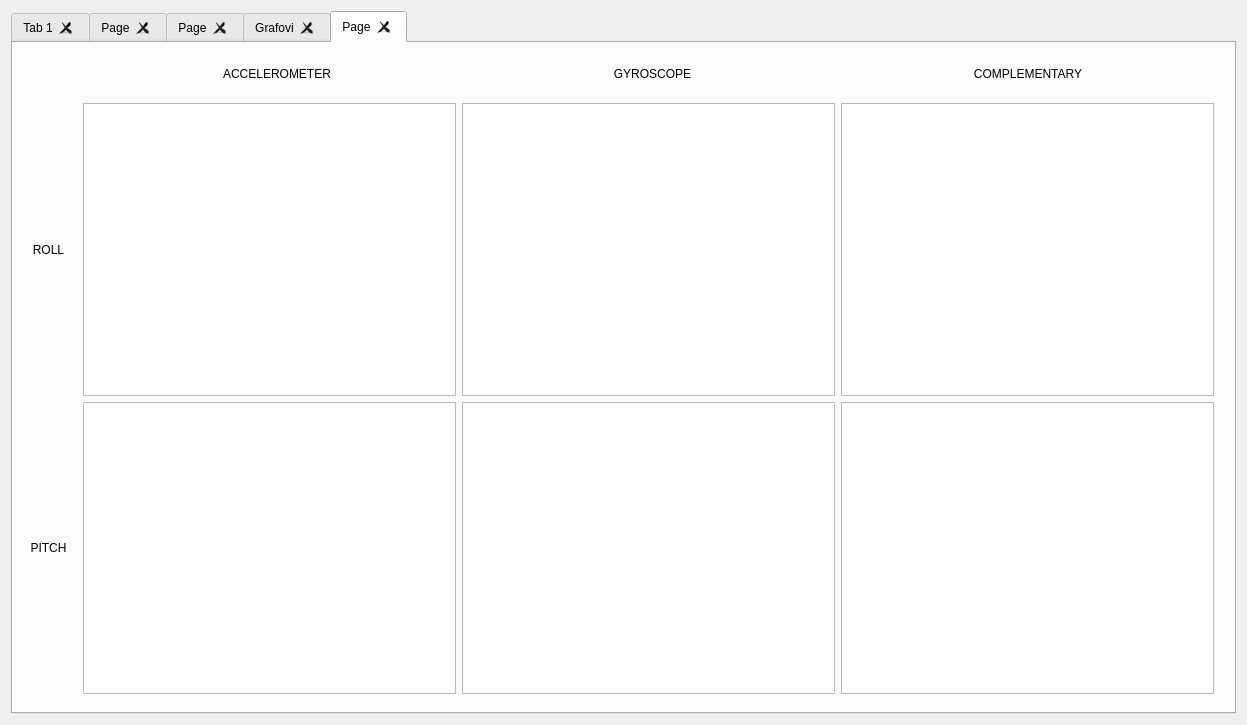
<?xml version="1.0" encoding="UTF-8"?>
<ui version="4.0">
 <class>Dialog</class>
 <widget class="QDialog" name="Dialog">
  <property name="geometry">
   <rect>
    <x>0</x>
    <y>0</y>
    <width>1247</width>
    <height>725</height>
   </rect>
  </property>
  <property name="windowTitle">
   <string>Dialog</string>
  </property>
  <layout class="QHBoxLayout" name="horizontalLayout_2">
   <item>
    <widget class="QTabWidget" name="tab2">
     <property name="toolTip">
      <string>&lt;html&gt;&lt;head/&gt;&lt;body&gt;&lt;p&gt;&lt;br/&gt;&lt;/p&gt;&lt;/body&gt;&lt;/html&gt;</string>
     </property>
     <property name="whatsThis">
      <string>&lt;html&gt;&lt;head/&gt;&lt;body&gt;&lt;p&gt;&lt;br/&gt;&lt;/p&gt;&lt;/body&gt;&lt;/html&gt;</string>
     </property>
     <property name="styleSheet">
      <string notr="true"/>
     </property>
     <property name="currentIndex">
      <number>4</number>
     </property>
     <property name="tabsClosable">
      <bool>true</bool>
     </property>
     <property name="movable">
      <bool>true</bool>
     </property>
     <widget class="QWidget" name="tab">
      <attribute name="title">
       <string>Tab 1</string>
      </attribute>
      <widget class="QTextEdit" name="textEdit">
       <property name="geometry">
        <rect>
         <x>160</x>
         <y>20</y>
         <width>104</width>
         <height>71</height>
        </rect>
       </property>
      </widget>
      <widget class="QDialogButtonBox" name="buttonBox">
       <property name="geometry">
        <rect>
         <x>20</x>
         <y>220</y>
         <width>341</width>
         <height>32</height>
        </rect>
       </property>
       <property name="orientation">
        <enum>Qt::Horizontal</enum>
       </property>
       <property name="standardButtons">
        <set>QDialogButtonBox::Cancel|QDialogButtonBox::Ok</set>
       </property>
      </widget>
      <widget class="QLCDNumber" name="lcdNumber">
       <property name="geometry">
        <rect>
         <x>120</x>
         <y>130</y>
         <width>131</width>
         <height>61</height>
        </rect>
       </property>
      </widget>
      <widget class="QDial" name="dial">
       <property name="geometry">
        <rect>
         <x>330</x>
         <y>20</y>
         <width>50</width>
         <height>64</height>
        </rect>
       </property>
      </widget>
      <widget class="QPushButton" name="pushButton">
       <property name="geometry">
        <rect>
         <x>70</x>
         <y>40</y>
         <width>75</width>
         <height>23</height>
        </rect>
       </property>
       <property name="text">
        <string>PushButton</string>
       </property>
      </widget>
      <widget class="QLCDNumber" name="lcdNumber_2">
       <property name="geometry">
        <rect>
         <x>290</x>
         <y>130</y>
         <width>131</width>
         <height>61</height>
        </rect>
       </property>
      </widget>
     </widget>
     <widget class="QWidget" name="tab_3">
      <attribute name="title">
       <string>Page</string>
      </attribute>
      <widget class="QLabel" name="label">
       <property name="geometry">
        <rect>
         <x>90</x>
         <y>20</y>
         <width>71</width>
         <height>16</height>
        </rect>
       </property>
       <property name="text">
        <string>Akcelerometar</string>
       </property>
      </widget>
      <widget class="QLabel" name="label_5">
       <property name="geometry">
        <rect>
         <x>340</x>
         <y>20</y>
         <width>41</width>
         <height>16</height>
        </rect>
       </property>
       <property name="text">
        <string>Žiroskop</string>
       </property>
      </widget>
      <widget class="QLabel" name="label_6">
       <property name="geometry">
        <rect>
         <x>560</x>
         <y>20</y>
         <width>71</width>
         <height>16</height>
        </rect>
       </property>
       <property name="text">
        <string>Magnetometar</string>
       </property>
      </widget>
      <widget class="QWidget" name="horizontalLayoutWidget">
       <property name="geometry">
        <rect>
         <x>40</x>
         <y>50</y>
         <width>161</width>
         <height>231</height>
        </rect>
       </property>
       <layout class="QHBoxLayout" name="horizontalLayout">
        <item>
         <layout class="QVBoxLayout" name="verticalLayout_2">
          <item>
           <widget class="QLabel" name="label_13">
            <property name="text">
             <string>X</string>
            </property>
           </widget>
          </item>
          <item>
           <widget class="QLabel" name="label_14">
            <property name="text">
             <string>Y</string>
            </property>
           </widget>
          </item>
          <item>
           <widget class="QLabel" name="label_15">
            <property name="text">
             <string>Z</string>
            </property>
           </widget>
          </item>
         </layout>
        </item>
        <item>
         <spacer name="horizontalSpacer">
          <property name="orientation">
           <enum>Qt::Horizontal</enum>
          </property>
          <property name="sizeHint" stdset="0">
           <size>
            <width>40</width>
            <height>20</height>
           </size>
          </property>
         </spacer>
        </item>
        <item>
         <layout class="QVBoxLayout" name="verticalLayout">
          <item>
           <widget class="QLCDNumber" name="xAcceleration">
            <property name="digitCount">
             <number>10</number>
            </property>
           </widget>
          </item>
          <item>
           <widget class="QLCDNumber" name="yAcceleration">
            <property name="digitCount">
             <number>10</number>
            </property>
           </widget>
          </item>
          <item>
           <widget class="QLCDNumber" name="zAcceleration">
            <property name="digitCount">
             <number>10</number>
            </property>
           </widget>
          </item>
         </layout>
        </item>
       </layout>
      </widget>
      <widget class="QWidget" name="horizontalLayoutWidget_3">
       <property name="geometry">
        <rect>
         <x>280</x>
         <y>50</y>
         <width>161</width>
         <height>231</height>
        </rect>
       </property>
       <layout class="QHBoxLayout" name="horizontalLayout_4">
        <item>
         <layout class="QVBoxLayout" name="verticalLayout_5">
          <item>
           <widget class="QLabel" name="label_31">
            <property name="text">
             <string>X</string>
            </property>
           </widget>
          </item>
          <item>
           <widget class="QLabel" name="label_32">
            <property name="text">
             <string>Y</string>
            </property>
           </widget>
          </item>
          <item>
           <widget class="QLabel" name="label_33">
            <property name="text">
             <string>Z</string>
            </property>
           </widget>
          </item>
         </layout>
        </item>
        <item>
         <spacer name="horizontalSpacer_3">
          <property name="orientation">
           <enum>Qt::Horizontal</enum>
          </property>
          <property name="sizeHint" stdset="0">
           <size>
            <width>40</width>
            <height>20</height>
           </size>
          </property>
         </spacer>
        </item>
        <item>
         <layout class="QVBoxLayout" name="verticalLayout_6">
          <item>
           <widget class="QLCDNumber" name="xGyroscope">
            <property name="digitCount">
             <number>10</number>
            </property>
           </widget>
          </item>
          <item>
           <widget class="QLCDNumber" name="yGyroscope">
            <property name="digitCount">
             <number>10</number>
            </property>
           </widget>
          </item>
          <item>
           <widget class="QLCDNumber" name="zGyroscope">
            <property name="digitCount">
             <number>10</number>
            </property>
           </widget>
          </item>
         </layout>
        </item>
       </layout>
      </widget>
      <widget class="QWidget" name="horizontalLayoutWidget_4">
       <property name="geometry">
        <rect>
         <x>520</x>
         <y>50</y>
         <width>161</width>
         <height>231</height>
        </rect>
       </property>
       <layout class="QHBoxLayout" name="horizontalLayout_5">
        <item>
         <layout class="QVBoxLayout" name="verticalLayout_7">
          <item>
           <widget class="QLabel" name="label_34">
            <property name="text">
             <string>X</string>
            </property>
           </widget>
          </item>
          <item>
           <widget class="QLabel" name="label_35">
            <property name="text">
             <string>Y</string>
            </property>
           </widget>
          </item>
          <item>
           <widget class="QLabel" name="label_36">
            <property name="text">
             <string>Z</string>
            </property>
           </widget>
          </item>
         </layout>
        </item>
        <item>
         <spacer name="horizontalSpacer_4">
          <property name="orientation">
           <enum>Qt::Horizontal</enum>
          </property>
          <property name="sizeHint" stdset="0">
           <size>
            <width>40</width>
            <height>20</height>
           </size>
          </property>
         </spacer>
        </item>
        <item>
         <layout class="QVBoxLayout" name="verticalLayout_8">
          <item>
           <widget class="QLCDNumber" name="xMagnetometer">
            <property name="digitCount">
             <number>10</number>
            </property>
           </widget>
          </item>
          <item>
           <widget class="QLCDNumber" name="yMagnetometer">
            <property name="digitCount">
             <number>10</number>
            </property>
           </widget>
          </item>
          <item>
           <widget class="QLCDNumber" name="zMagnetometer">
            <property name="digitCount">
             <number>10</number>
            </property>
           </widget>
          </item>
         </layout>
        </item>
       </layout>
      </widget>
      <widget class="QWidget" name="horizontalLayoutWidget_5">
       <property name="geometry">
        <rect>
         <x>40</x>
         <y>320</y>
         <width>161</width>
         <height>231</height>
        </rect>
       </property>
       <layout class="QHBoxLayout" name="horizontalLayout_6">
        <item>
         <layout class="QVBoxLayout" name="verticalLayout_9">
          <item>
           <widget class="QLabel" name="label_37">
            <property name="text">
             <string>Roll</string>
            </property>
           </widget>
          </item>
          <item>
           <widget class="QLabel" name="label_38">
            <property name="text">
             <string>Pitch</string>
            </property>
           </widget>
          </item>
          <item>
           <widget class="QLabel" name="label_39">
            <property name="text">
             <string>Yaw</string>
            </property>
           </widget>
          </item>
         </layout>
        </item>
        <item>
         <spacer name="horizontalSpacer_5">
          <property name="orientation">
           <enum>Qt::Horizontal</enum>
          </property>
          <property name="sizeHint" stdset="0">
           <size>
            <width>40</width>
            <height>20</height>
           </size>
          </property>
         </spacer>
        </item>
        <item>
         <layout class="QVBoxLayout" name="verticalLayout_10">
          <item>
           <widget class="QLCDNumber" name="roll">
            <property name="digitCount">
             <number>10</number>
            </property>
           </widget>
          </item>
          <item>
           <widget class="QLCDNumber" name="pitch">
            <property name="digitCount">
             <number>10</number>
            </property>
           </widget>
          </item>
          <item>
           <widget class="QLCDNumber" name="yaw">
            <property name="digitCount">
             <number>10</number>
            </property>
           </widget>
          </item>
         </layout>
        </item>
       </layout>
      </widget>
     </widget>
     <widget class="QWidget" name="tab_2">
      <attribute name="title">
       <string>Page</string>
      </attribute>
      <widget class="QProgressBar" name="progressBar">
       <property name="geometry">
        <rect>
         <x>170</x>
         <y>190</y>
         <width>181</width>
         <height>51</height>
        </rect>
       </property>
       <property name="value">
        <number>0</number>
       </property>
      </widget>
      <widget class="QPushButton" name="startButton">
       <property name="geometry">
        <rect>
         <x>100</x>
         <y>80</y>
         <width>101</width>
         <height>41</height>
        </rect>
       </property>
       <property name="text">
        <string>Start</string>
       </property>
      </widget>
      <widget class="QLabel" name="label_16">
       <property name="geometry">
        <rect>
         <x>220</x>
         <y>340</y>
         <width>61</width>
         <height>41</height>
        </rect>
       </property>
       <property name="text">
        <string>X_GYR_SR</string>
       </property>
      </widget>
      <widget class="QLabel" name="label_17">
       <property name="geometry">
        <rect>
         <x>460</x>
         <y>340</y>
         <width>61</width>
         <height>41</height>
        </rect>
       </property>
       <property name="text">
        <string>Y_GYR_SR</string>
       </property>
      </widget>
      <widget class="QLabel" name="label_18">
       <property name="geometry">
        <rect>
         <x>670</x>
         <y>340</y>
         <width>61</width>
         <height>41</height>
        </rect>
       </property>
       <property name="text">
        <string>Z_GYR_SR</string>
       </property>
      </widget>
      <widget class="QLCDNumber" name="xgyrsr">
       <property name="geometry">
        <rect>
         <x>150</x>
         <y>390</y>
         <width>181</width>
         <height>51</height>
        </rect>
       </property>
       <property name="smallDecimalPoint">
        <bool>true</bool>
       </property>
      </widget>
      <widget class="QLCDNumber" name="ygyrsr">
       <property name="geometry">
        <rect>
         <x>380</x>
         <y>390</y>
         <width>181</width>
         <height>51</height>
        </rect>
       </property>
       <property name="smallDecimalPoint">
        <bool>true</bool>
       </property>
      </widget>
      <widget class="QLCDNumber" name="zgyrsr">
       <property name="geometry">
        <rect>
         <x>640</x>
         <y>390</y>
         <width>181</width>
         <height>51</height>
        </rect>
       </property>
       <property name="smallDecimalPoint">
        <bool>true</bool>
       </property>
      </widget>
     </widget>
     <widget class="QWidget" name="Grafovi">
      <property name="toolTip">
       <string>Graf</string>
      </property>
      <property name="statusTip">
       <string>Graf</string>
      </property>
      <property name="whatsThis">
       <string>Graf</string>
      </property>
      <property name="accessibleName">
       <string>Graf</string>
      </property>
      <property name="accessibleDescription">
       <string>Graf</string>
      </property>
      <property name="autoFillBackground">
       <bool>false</bool>
      </property>
      <property name="styleSheet">
       <string notr="true"/>
      </property>
      <attribute name="title">
       <string>Grafovi</string>
      </attribute>
      <widget class="QWidget" name="gridLayoutWidget">
       <property name="geometry">
        <rect>
         <x>40</x>
         <y>40</y>
         <width>861</width>
         <height>591</height>
        </rect>
       </property>
       <layout class="QGridLayout" name="gridLayout">
        <item row="0" column="2">
         <widget class="PlotWidget" name="xmag_graph"/>
        </item>
        <item row="1" column="2">
         <widget class="PlotWidget" name="ymag_graph"/>
        </item>
        <item row="2" column="2">
         <widget class="PlotWidget" name="zmag_graph"/>
        </item>
        <item row="2" column="0">
         <widget class="PlotWidget" name="zacc_graph"/>
        </item>
        <item row="1" column="1">
         <widget class="PlotWidget" name="ygyr_graph"/>
        </item>
        <item row="0" column="0">
         <widget class="PlotWidget" name="xacc_graph"/>
        </item>
        <item row="1" column="0">
         <widget class="PlotWidget" name="yacc_graph"/>
        </item>
        <item row="2" column="1">
         <widget class="PlotWidget" name="zgyr_graph"/>
        </item>
        <item row="0" column="1">
         <widget class="PlotWidget" name="xgyr_graph"/>
        </item>
       </layout>
      </widget>
      <widget class="QWidget" name="verticalLayoutWidget">
       <property name="geometry">
        <rect>
         <x>0</x>
         <y>40</y>
         <width>41</width>
         <height>591</height>
        </rect>
       </property>
       <layout class="QVBoxLayout" name="verticalLayout_3">
        <item>
         <widget class="QLabel" name="label_4">
          <property name="font">
           <font>
            <family>Arial</family>
            <pointsize>12</pointsize>
            <weight>75</weight>
            <italic>false</italic>
            <bold>true</bold>
           </font>
          </property>
          <property name="frameShape">
           <enum>QFrame::NoFrame</enum>
          </property>
          <property name="text">
           <string>X</string>
          </property>
          <property name="textFormat">
           <enum>Qt::AutoText</enum>
          </property>
          <property name="alignment">
           <set>Qt::AlignCenter</set>
          </property>
          <property name="wordWrap">
           <bool>false</bool>
          </property>
          <property name="openExternalLinks">
           <bool>false</bool>
          </property>
         </widget>
        </item>
        <item>
         <widget class="QLabel" name="label_3">
          <property name="font">
           <font>
            <family>Arial</family>
            <pointsize>12</pointsize>
            <weight>75</weight>
            <italic>false</italic>
            <bold>true</bold>
           </font>
          </property>
          <property name="frameShape">
           <enum>QFrame::NoFrame</enum>
          </property>
          <property name="text">
           <string>Y</string>
          </property>
          <property name="textFormat">
           <enum>Qt::AutoText</enum>
          </property>
          <property name="alignment">
           <set>Qt::AlignCenter</set>
          </property>
          <property name="wordWrap">
           <bool>false</bool>
          </property>
          <property name="openExternalLinks">
           <bool>false</bool>
          </property>
         </widget>
        </item>
        <item>
         <widget class="QLabel" name="label_2">
          <property name="font">
           <font>
            <family>Arial</family>
            <pointsize>12</pointsize>
            <weight>75</weight>
            <italic>false</italic>
            <bold>true</bold>
           </font>
          </property>
          <property name="frameShape">
           <enum>QFrame::NoFrame</enum>
          </property>
          <property name="text">
           <string>Z</string>
          </property>
          <property name="textFormat">
           <enum>Qt::AutoText</enum>
          </property>
          <property name="alignment">
           <set>Qt::AlignCenter</set>
          </property>
          <property name="wordWrap">
           <bool>false</bool>
          </property>
          <property name="openExternalLinks">
           <bool>false</bool>
          </property>
         </widget>
        </item>
       </layout>
      </widget>
      <widget class="QWidget" name="horizontalLayoutWidget_2">
       <property name="geometry">
        <rect>
         <x>39</x>
         <y>-1</y>
         <width>861</width>
         <height>41</height>
        </rect>
       </property>
       <layout class="QHBoxLayout" name="horizontalLayout_3">
        <item>
         <widget class="QLabel" name="label_9">
          <property name="font">
           <font>
            <family>Arial</family>
            <pointsize>12</pointsize>
            <weight>75</weight>
            <italic>false</italic>
            <bold>true</bold>
           </font>
          </property>
          <property name="frameShape">
           <enum>QFrame::NoFrame</enum>
          </property>
          <property name="text">
           <string>Accelerometer</string>
          </property>
          <property name="textFormat">
           <enum>Qt::AutoText</enum>
          </property>
          <property name="alignment">
           <set>Qt::AlignCenter</set>
          </property>
          <property name="wordWrap">
           <bool>false</bool>
          </property>
          <property name="openExternalLinks">
           <bool>false</bool>
          </property>
         </widget>
        </item>
        <item>
         <widget class="QLabel" name="label_8">
          <property name="font">
           <font>
            <family>Arial</family>
            <pointsize>12</pointsize>
            <weight>75</weight>
            <italic>false</italic>
            <bold>true</bold>
           </font>
          </property>
          <property name="frameShape">
           <enum>QFrame::NoFrame</enum>
          </property>
          <property name="text">
           <string>Gyroscope</string>
          </property>
          <property name="textFormat">
           <enum>Qt::AutoText</enum>
          </property>
          <property name="alignment">
           <set>Qt::AlignCenter</set>
          </property>
          <property name="wordWrap">
           <bool>false</bool>
          </property>
          <property name="openExternalLinks">
           <bool>false</bool>
          </property>
         </widget>
        </item>
        <item>
         <widget class="QLabel" name="label_7">
          <property name="font">
           <font>
            <family>Arial</family>
            <pointsize>12</pointsize>
            <weight>75</weight>
            <italic>false</italic>
            <bold>true</bold>
           </font>
          </property>
          <property name="frameShape">
           <enum>QFrame::NoFrame</enum>
          </property>
          <property name="text">
           <string>Magnetometer</string>
          </property>
          <property name="textFormat">
           <enum>Qt::AutoText</enum>
          </property>
          <property name="alignment">
           <set>Qt::AlignCenter</set>
          </property>
          <property name="wordWrap">
           <bool>false</bool>
          </property>
          <property name="openExternalLinks">
           <bool>false</bool>
          </property>
         </widget>
        </item>
       </layout>
      </widget>
      <widget class="QWidget" name="gridLayoutWidget_2">
       <property name="geometry">
        <rect>
         <x>899</x>
         <y>40</y>
         <width>321</width>
         <height>591</height>
        </rect>
       </property>
       <layout class="QGridLayout" name="gridLayout_2">
        <item row="0" column="1">
         <widget class="PlotWidget" name="roll_graph"/>
        </item>
        <item row="1" column="1">
         <widget class="PlotWidget" name="pitch_graph"/>
        </item>
        <item row="0" column="0">
         <widget class="QLabel" name="label_10">
          <property name="font">
           <font>
            <family>Arial</family>
            <pointsize>12</pointsize>
            <weight>75</weight>
            <bold>true</bold>
           </font>
          </property>
          <property name="text">
           <string>R</string>
          </property>
          <property name="alignment">
           <set>Qt::AlignCenter</set>
          </property>
         </widget>
        </item>
        <item row="2" column="1">
         <widget class="PlotWidget" name="yaw_graph"/>
        </item>
        <item row="1" column="0">
         <widget class="QLabel" name="label_11">
          <property name="font">
           <font>
            <family>Arial</family>
            <pointsize>12</pointsize>
            <weight>75</weight>
            <bold>true</bold>
           </font>
          </property>
          <property name="text">
           <string>P</string>
          </property>
          <property name="alignment">
           <set>Qt::AlignCenter</set>
          </property>
         </widget>
        </item>
        <item row="2" column="0">
         <widget class="QLabel" name="label_12">
          <property name="font">
           <font>
            <family>Arial</family>
            <pointsize>12</pointsize>
            <weight>75</weight>
            <bold>true</bold>
           </font>
          </property>
          <property name="text">
           <string>  Y  </string>
          </property>
          <property name="alignment">
           <set>Qt::AlignCenter</set>
          </property>
         </widget>
        </item>
       </layout>
      </widget>
     </widget>
     <widget class="QWidget" name="Kutevi">
      <attribute name="title">
       <string>Page</string>
      </attribute>
      <widget class="QWidget" name="gridLayoutWidget_5">
       <property name="geometry">
        <rect>
         <x>70</x>
         <y>60</y>
         <width>1131</width>
         <height>591</height>
        </rect>
       </property>
       <layout class="QGridLayout" name="gridLayout_5">
        <item row="0" column="0">
         <widget class="PlotWidget" name="roll_acc"/>
        </item>
        <item row="1" column="0">
         <widget class="PlotWidget" name="pitch_acc"/>
        </item>
        <item row="1" column="3">
         <widget class="PlotWidget" name="pitch_compl"/>
        </item>
        <item row="1" column="1">
         <widget class="PlotWidget" name="pitch_gyr"/>
        </item>
        <item row="0" column="1">
         <widget class="PlotWidget" name="roll_gyr"/>
        </item>
        <item row="0" column="3">
         <widget class="PlotWidget" name="roll_compl"/>
        </item>
       </layout>
      </widget>
      <widget class="QWidget" name="horizontalLayoutWidget_11">
       <property name="geometry">
        <rect>
         <x>79</x>
         <y>10</y>
         <width>1121</width>
         <height>41</height>
        </rect>
       </property>
       <layout class="QHBoxLayout" name="horizontalLayout_12">
        <item>
         <widget class="QLabel" name="label_57">
          <property name="text">
           <string>ACCELEROMETER</string>
          </property>
          <property name="alignment">
           <set>Qt::AlignCenter</set>
          </property>
         </widget>
        </item>
        <item>
         <widget class="QLabel" name="label_56">
          <property name="text">
           <string>GYROSCOPE</string>
          </property>
          <property name="alignment">
           <set>Qt::AlignCenter</set>
          </property>
         </widget>
        </item>
        <item>
         <widget class="QLabel" name="label_55">
          <property name="text">
           <string>COMPLEMENTARY</string>
          </property>
          <property name="alignment">
           <set>Qt::AlignCenter</set>
          </property>
         </widget>
        </item>
       </layout>
      </widget>
      <widget class="QWidget" name="verticalLayoutWidget_3">
       <property name="geometry">
        <rect>
         <x>10</x>
         <y>60</y>
         <width>51</width>
         <height>591</height>
        </rect>
       </property>
       <layout class="QVBoxLayout" name="verticalLayout_19">
        <item>
         <widget class="QLabel" name="label_59">
          <property name="text">
           <string>ROLL</string>
          </property>
          <property name="alignment">
           <set>Qt::AlignCenter</set>
          </property>
         </widget>
        </item>
        <item>
         <widget class="QLabel" name="label_58">
          <property name="text">
           <string>PITCH</string>
          </property>
          <property name="alignment">
           <set>Qt::AlignCenter</set>
          </property>
         </widget>
        </item>
       </layout>
      </widget>
     </widget>
    </widget>
   </item>
  </layout>
 </widget>
 <customwidgets>
  <customwidget>
   <class>PlotWidget</class>
   <extends>QGraphicsView</extends>
   <header>pyqtgraph.h</header>
  </customwidget>
 </customwidgets>
 <resources/>
 <connections>
  <connection>
   <sender>buttonBox</sender>
   <signal>accepted()</signal>
   <receiver>Dialog</receiver>
   <slot>accept()</slot>
   <hints>
    <hint type="sourcelabel">
     <x>260</x>
     <y>276</y>
    </hint>
    <hint type="destinationlabel">
     <x>157</x>
     <y>274</y>
    </hint>
   </hints>
  </connection>
  <connection>
   <sender>buttonBox</sender>
   <signal>rejected()</signal>
   <receiver>Dialog</receiver>
   <slot>reject()</slot>
   <hints>
    <hint type="sourcelabel">
     <x>328</x>
     <y>282</y>
    </hint>
    <hint type="destinationlabel">
     <x>286</x>
     <y>274</y>
    </hint>
   </hints>
  </connection>
 </connections>
</ui>
